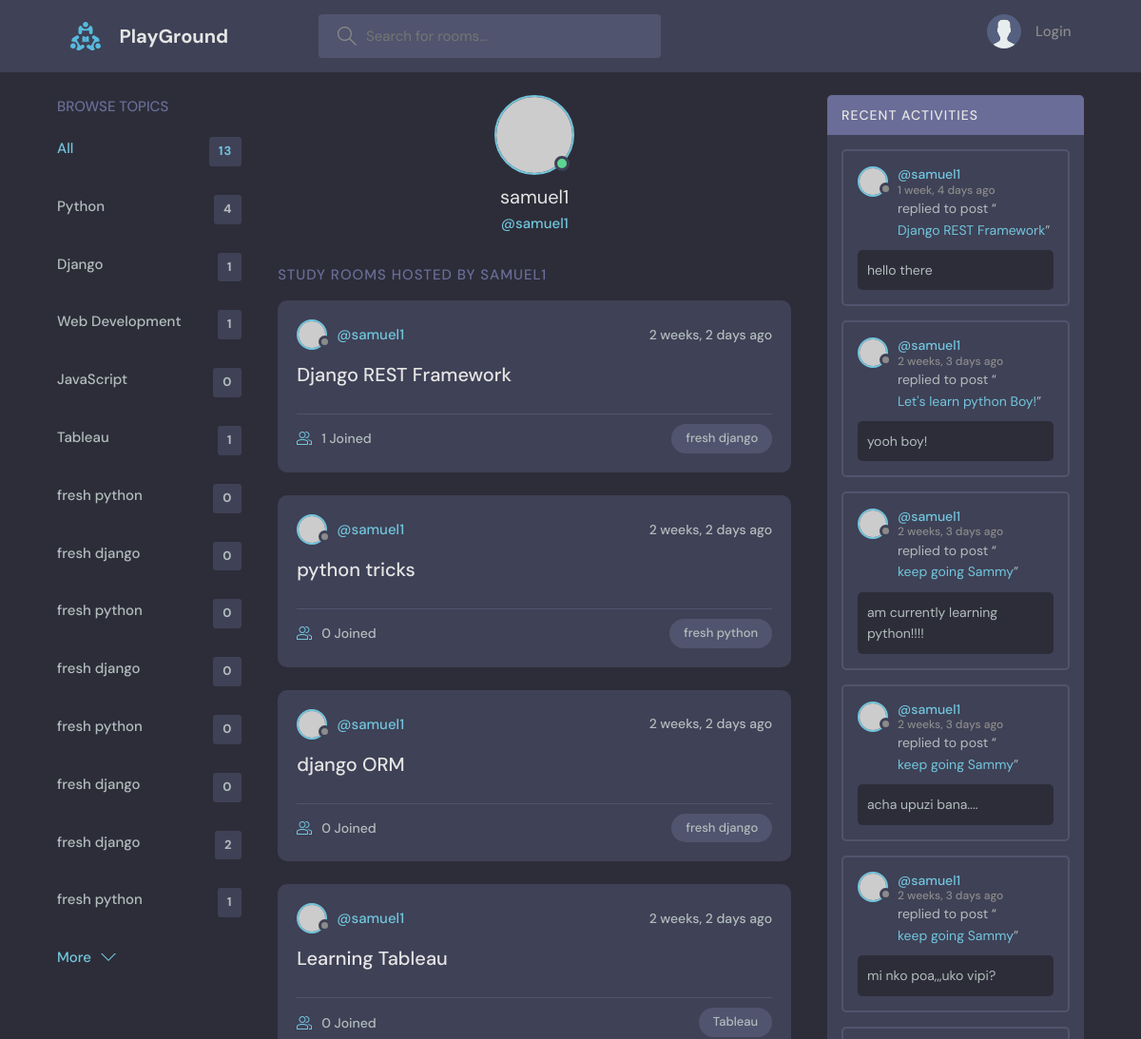
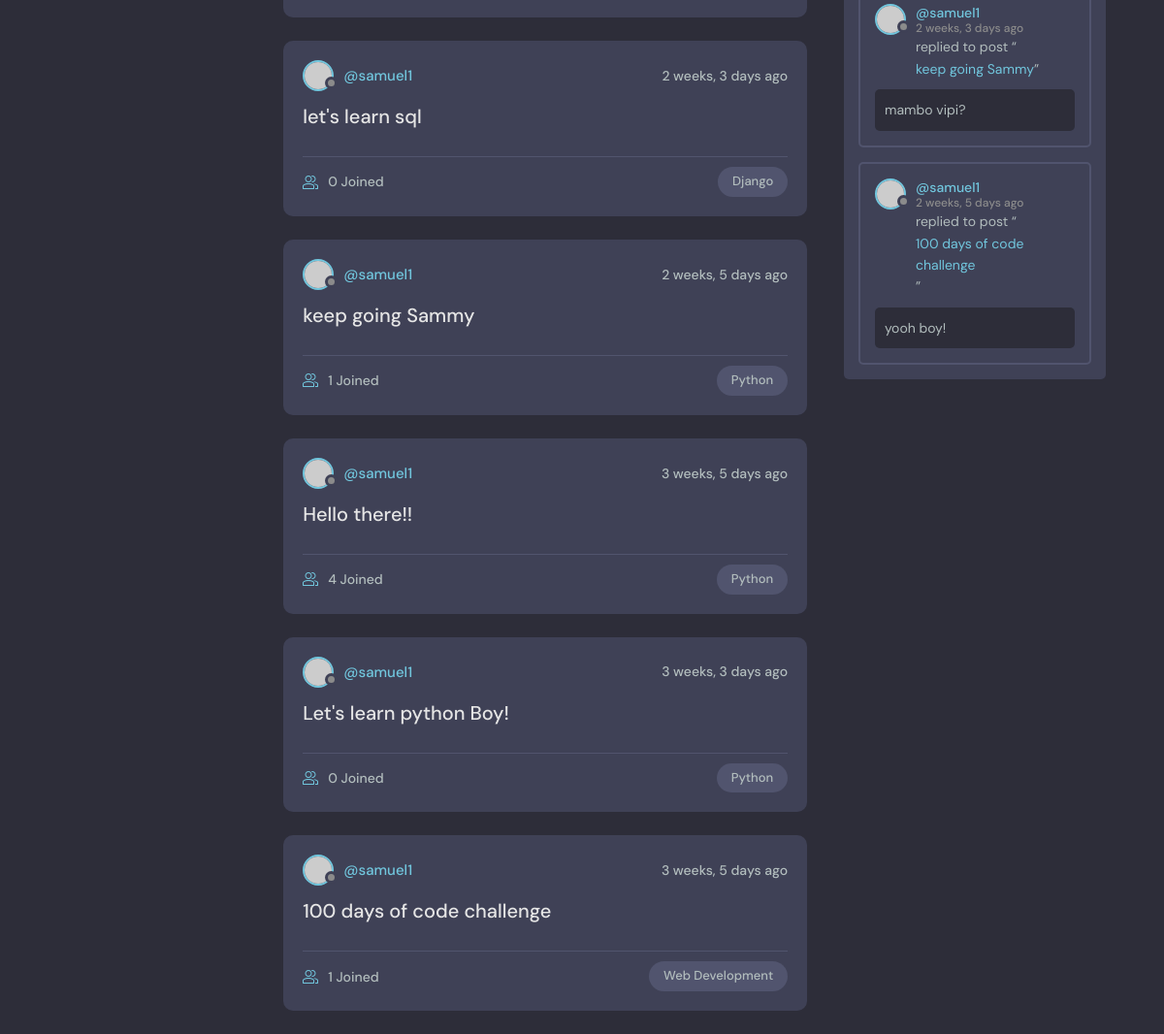
Page /profile/1/ on the committed database (2 pictures, top to bottom).
### base/models.py (models this page shows, shortened)
class Topic(models.Model):
    name = models.CharField(max_length=200)

class Room(models.Model):
    host = models.ForeignKey(User, on_delete=models.SET_NULL, null=True)
    topic = models.ForeignKey(Topic, on_delete=models.SET_NULL, null=True)
    name = models.CharField(max_length=200)
    description = models.TextField(null=True, blank=True)
    participants = models.ManyToManyField(User, related_name='participants', blank=True)
    updated = models.DateTimeField(auto_now=True)
    created = models.DateTimeField(auto_now_add=True)
    class Meta:
        ordering = ['-updated', '-created']
    def __str__(self):
        return self.name

class Message(models.Model):
    user = models.ForeignKey(User, on_delete=models.CASCADE)
    room = models.ForeignKey(Room, on_delete=models.CASCADE)
    body = models.TextField()
    updated = models.DateTimeField(auto_now=True)
    created = models.DateTimeField(auto_now_add=True)
    class Meta:
        ordering = ['-updated', '-created']
    def __str__(self):
        return self.body[0:50]

### base/views.py (the view)
# urls.py: path('profile/<str:pk>/', views.userProfile, name="profile"),
def userProfile(request, pk):
    user = User.objects.get(id=pk)
    rooms = user.room_set.all()
    room_messages = user.message_set.all()
    topics = Topic.objects.all()
    context = {'user': user, 'rooms': rooms, 'room_messages': room_messages, 'topics': topics}
    return render(request, 'base/profile.html', context)

### base/templates/base/profile.html (shortened to what this page needs)
{% extends 'main.html' %}
{% block content %}
  <main class="profile-page layout layout--3">
    <div class="container">
     {% include 'base/topics.html' %}
      <div class="roomList">
        <div class="profile">
          <div class="profile__avatar">
            <div class="avatar avatar--large active">
              <img src="https://randomuser.me/api/portraits/men/11.jpg" />
            </div>
          </div>
          <div class="profile__info">
            <h3>{{user.username}}</h3>
            <p>@{{user.username}}</p>
          </div>
        </div>
        <div class="roomList__header">
          <div>
            <h2>Study Rooms Hosted by {{user.username}}</a>
            </h2>
          </div>
        </div>
       {% include 'base/feed_component.html' %}
      </div>
       {% include 'base/activity.html' %}
    </div>
  </main>
{% endblock content %}

### templates/main.html (shortened to what this page needs)
<!DOCTYPE html>
{% load static %}
<html lang="en">
  <head>
    <link rel="stylesheet" href="{% static 'styles/style.css' %}" />
  </head>
  <body>
    {% include 'navbar.html' %}
    {% block content %}
    {% endblock%}
  </body>
</html>

### templates/navbar.html (shortened to what this page needs)
    {% load static %}
    <header class="header header--loggedIn">
      <div class="container">
        <a href="{% url 'home' %}" class="header__logo">
          <img src="{% static 'images/logo.svg' %}" />
          <h1>PlayGround</h1>
        </a>
        <form class="header__search" method="get" action="{% url 'home' %}">
          <label>
            <input name="q" placeholder="Search for rooms..." />
          </label>
        </form>
        <nav class="header__menu">
            {% if request.user.is_authenticated %}
          <div class="header__user">
            <a href="{% url 'update-user' %}">
              <div class="avatar avatar--medium active">
                <img src="https://randomuser.me/api/portraits/men/37.jpg" />
              </div>
              <p>{{request.user.username}}<span>@{{request.user.username}}</span></p>
            </a>
            <button class="dropdown-button">
              <svg version="1.1" xmlns="http://www.w3.org/2000/svg" width="32" height="32" viewBox="0 0 32 32">
                <title>chevron-down</title>
                <path d="M16 21l-13-13h-3l16 16 16-16h-3l-13 13z"></path>
              </svg>
            </button>
          </div>
          {% else %}
        <a href="{% url 'login' %}">
            <img src="{% static 'images/avatar.svg' %}" />
            <p>Login</p>
        </a>
          {% endif %}
        </nav>
      </div>
    </header>

### base/templates/base/topics.html
 <div class="topics">
          <div class="topics__header">
            <h2>Browse Topics</h2>
          </div>
          <ul class="topics__list">
            <li>
              <a href="{% url 'home' %}" class="active">All <span>{{topics.count}}</span></a>
            </li>
            {% for topic in topics %}
            <li>
              <a href="{% url 'home' %}?q={{topic.name}}">{{topic.name}}<span>{{topic.room_set.all.count}}</span></a>
            </li>
           {% endfor %}
          </ul>
          <a class="btn btn--link" href="{% url 'topics' %}">
            More
            <svg version="1.1" xmlns="http://www.w3.org/2000/svg" width="32" height="32" viewBox="0 0 32 32">
              <title>chevron-down</title>
              <path d="M16 21l-13-13h-3l16 16 16-16h-3l-13 13z"></path>
            </svg>
          </a>
        </div>

### base/templates/base/feed_component.html (shortened to what this page needs)
{% for room in rooms %}
<div class="roomListRoom">
            <div class="roomListRoom__header">
              {% if room.host %}
              <a href="{% url 'profile' room.host.id %}" class="roomListRoom__author">
                <div class="avatar avatar--small">
                  <img src="https://randomuser.me/api/portraits/women/11.jpg" />
                </div>
                <span>@{{room.host.username}}</span>
              </a>
              {% else %}
              <span class="roomListRoom__author">Unknown Host</span>
              {% endif %}
              <div class="roomListRoom__actions">
                <span>{{room.created|timesince}} ago</span>
              </div>
            </div>
            <div class="roomListRoom__content">
              <a href="/room/{{room.id}}">{{room.name}}</a>
            </div>
            <div class="roomListRoom__meta">
              <a href="/room/{{room.id}}" class="roomListRoom__joined">
                {{room.participants.all.count}} Joined
              </a>
              <p class="roomListRoom__topic">{{room.topic.name}}</p>
            </div>
          </div>
{% endfor%}

### base/templates/base/activity.html (shortened to what this page needs)
<div class="activities">
          <div class="activities__header">
            <h2>Recent Activities</h2>
          </div>
          {% for message in room_messages %}
          <div class="activities__box">
            <div class="activities__boxHeader roomListRoom__header">
              <a href="{% url 'profile' message.user.id %}" class="roomListRoom__author">
                <div class="avatar avatar--small">
                  <img src="https://randomuser.me/api/portraits/women/11.jpg" />
                </div>
                <p>
                  @{{message.user}}
                  <span>{{message.created | timesince}} ago</span>
                </p>
              </a>
            </div>
            <div class="activities__boxContent">
              <p>replied to post “<a href="{% url 'room' message.room.id %}">{{message.room}}</a>”</p>
              <div class="activities__boxRoomContent">
                <p>{{message}}</p>
              </div>
            </div>
          </div>
          {% endfor %}
        </div>

### rows in the picture
Topic: name "Python", room_set.all.count "4"
Topic: name "Django", room_set.all.count "1"
Topic: name "Web Development", room_set.all.count "1"
Topic: name "JavaScript", room_set.all.count "0"
Topic: name "Tableau", room_set.all.count "1"
Topic: name "fresh python", room_set.all.count "0"
Topic: name "fresh django", room_set.all.count "0"
Topic: name "fresh python", room_set.all.count "0"
Topic: name "fresh django", room_set.all.count "0"
Topic: name "fresh python", room_set.all.count "0"
Topic: name "fresh django", room_set.all.count "0"
Topic: name "fresh django", room_set.all.count "2"
Topic: name "fresh python", room_set.all.count "1"
Room: host.username "samuel1", created "2 weeks, 2 days", name "Django REST Framework", participants.all.count "1", topic.name "fresh django"
Room: host.username "samuel1", created "2 weeks, 2 days", name "python tricks", participants.all.count "0", topic.name "fresh python"
Room: host.username "samuel1", created "2 weeks, 2 days", name "django ORM", participants.all.count "0", topic.name "fresh django"
Room: host.username "samuel1", created "2 weeks, 2 days", name "Learning Tableau", participants.all.count "0", topic.name "Tableau"
Room: host.username "samuel1", created "2 weeks, 3 days", name "let's learn sql", participants.all.count "0", topic.name "Django"
Room: host.username "samuel1", created "2 weeks, 5 days", name "keep going Sammy", participants.all.count "1", topic.name "Python"
Room: host.username "samuel1", created "3 weeks, 5 days", name "Hello there!!", participants.all.count "4", topic.name "Python"
Room: host.username "samuel1", created "3 weeks, 3 days", name "Let's learn python Boy!", participants.all.count "0", topic.name "Python"
Room: host.username "samuel1", created "3 weeks, 5 days", name "100 days of code challenge", participants.all.count "1", topic.name "Web Development"
Message: user "samuel1", created "1 week, 4 days", room "Django REST Framework", body "hello there"
Message: user "samuel1", created "2 weeks, 3 days", room "Let's learn python Boy!", body "yooh boy!"
Message: user "samuel1", created "2 weeks, 3 days", room "keep going Sammy", body "am currently learning python!!!!"
Message: user "samuel1", created "2 weeks, 3 days", room "keep going Sammy", body "acha upuzi bana...."
Message: user "samuel1", created "2 weeks, 3 days", room "keep going Sammy", body "mi nko poa,,,uko vipi?"
Message: user "samuel1", created "2 weeks, 3 days", room "keep going Sammy", body "mambo vipi?"
Message: user "samuel1", created "2 weeks, 5 days", room "100 days of code challenge", body "yooh boy!"

### other values in the picture
{{ topics.count }} "13"
{{ user.username }} "samuel1"
{{ user.username }} "SAMUEL1"
